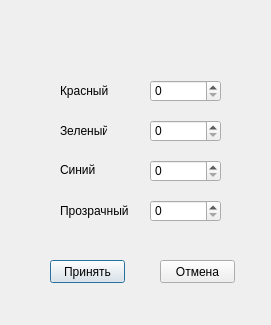
<?xml version="1.0" encoding="UTF-8"?>
<ui version="4.0">
 <class>color_dialog</class>
 <widget class="QDialog" name="color_dialog">
  <property name="geometry">
   <rect>
    <x>0</x>
    <y>0</y>
    <width>271</width>
    <height>325</height>
   </rect>
  </property>
  <property name="windowTitle">
   <string>Выбор цвета</string>
  </property>
  <widget class="QLabel" name="label">
   <property name="geometry">
    <rect>
     <x>60</x>
     <y>80</y>
     <width>81</width>
     <height>21</height>
    </rect>
   </property>
   <property name="text">
    <string>Красный</string>
   </property>
  </widget>
  <widget class="QLabel" name="label_2">
   <property name="geometry">
    <rect>
     <x>60</x>
     <y>120</y>
     <width>47</width>
     <height>21</height>
    </rect>
   </property>
   <property name="text">
    <string>Зеленый</string>
   </property>
  </widget>
  <widget class="QLabel" name="label_3">
   <property name="geometry">
    <rect>
     <x>60</x>
     <y>160</y>
     <width>47</width>
     <height>20</height>
    </rect>
   </property>
   <property name="text">
    <string>Синий</string>
   </property>
  </widget>
  <widget class="QLabel" name="label_4">
   <property name="geometry">
    <rect>
     <x>60</x>
     <y>200</y>
     <width>71</width>
     <height>21</height>
    </rect>
   </property>
   <property name="text">
    <string>Прозрачный</string>
   </property>
  </widget>
  <widget class="QPushButton" name="pushButton">
   <property name="geometry">
    <rect>
     <x>50</x>
     <y>260</y>
     <width>75</width>
     <height>23</height>
    </rect>
   </property>
   <property name="text">
    <string>Принять</string>
   </property>
  </widget>
  <widget class="QPushButton" name="pushButton_2">
   <property name="geometry">
    <rect>
     <x>160</x>
     <y>260</y>
     <width>75</width>
     <height>23</height>
    </rect>
   </property>
   <property name="text">
    <string>Отмена</string>
   </property>
  </widget>
  <widget class="QSpinBox" name="spinBox">
   <property name="geometry">
    <rect>
     <x>150</x>
     <y>80</y>
     <width>71</width>
     <height>22</height>
    </rect>
   </property>
   <property name="maximum">
    <number>255</number>
   </property>
  </widget>
  <widget class="QSpinBox" name="spinBox_2">
   <property name="geometry">
    <rect>
     <x>150</x>
     <y>120</y>
     <width>71</width>
     <height>22</height>
    </rect>
   </property>
   <property name="maximum">
    <number>255</number>
   </property>
  </widget>
  <widget class="QSpinBox" name="spinBox_3">
   <property name="geometry">
    <rect>
     <x>150</x>
     <y>160</y>
     <width>71</width>
     <height>22</height>
    </rect>
   </property>
   <property name="maximum">
    <number>255</number>
   </property>
  </widget>
  <widget class="QSpinBox" name="spinBox_4">
   <property name="geometry">
    <rect>
     <x>150</x>
     <y>200</y>
     <width>71</width>
     <height>22</height>
    </rect>
   </property>
   <property name="maximum">
    <number>255</number>
   </property>
  </widget>
 </widget>
 <resources/>
 <connections/>
</ui>
